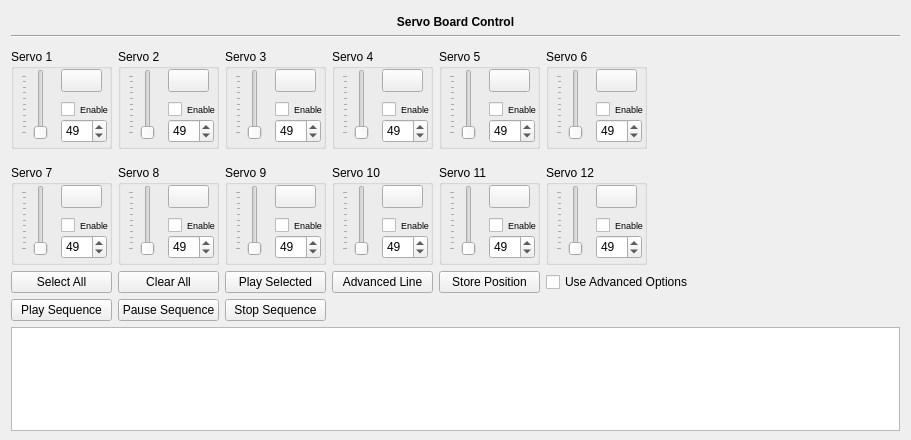
<?xml version="1.0" encoding="UTF-8"?>
<ui version="4.0">
 <class>servoboard_main</class>
 <widget class="QWidget" name="servoboard_main">
  <property name="geometry">
   <rect>
    <x>0</x>
    <y>0</y>
    <width>893</width>
    <height>440</height>
   </rect>
  </property>
  <property name="maximumSize">
   <size>
    <width>16777215</width>
    <height>440</height>
   </size>
  </property>
  <property name="windowTitle">
   <string>Form</string>
  </property>
  <property name="autoFillBackground">
   <bool>true</bool>
  </property>
  <layout class="QGridLayout" name="gridLayout_2">
   <property name="bottomMargin">
    <number>9</number>
   </property>
   <item row="0" column="0">
    <layout class="QGridLayout" name="gridMainLayout">
     <item row="1" column="0">
      <widget class="QGroupBox" name="grpServo1">
       <property name="minimumSize">
        <size>
         <width>101</width>
         <height>100</height>
        </size>
       </property>
       <property name="maximumSize">
        <size>
         <width>101</width>
         <height>100</height>
        </size>
       </property>
       <property name="title">
        <string>Servo 1</string>
       </property>
       <widget class="QSpinBox" name="spinServo1">
        <property name="geometry">
         <rect>
          <x>50</x>
          <y>70</y>
          <width>46</width>
          <height>24</height>
         </rect>
        </property>
        <property name="minimum">
         <number>1</number>
        </property>
        <property name="maximum">
         <number>97</number>
        </property>
        <property name="value">
         <number>49</number>
        </property>
       </widget>
       <widget class="QPushButton" name="btnServo1">
        <property name="geometry">
         <rect>
          <x>50</x>
          <y>20</y>
          <width>41</width>
          <height>23</height>
         </rect>
        </property>
        <property name="toolTip">
         <string>Click this button to output the value for this servo immediately.</string>
        </property>
        <property name="text">
         <string/>
        </property>
        <property name="icon">
         <iconset resource="../SerialPortIcons.qrc">
          <normaloff>:/res/images/play_large_green.png</normaloff>:/res/images/play_large_green.png</iconset>
        </property>
       </widget>
       <widget class="QCheckBox" name="chkServo1">
        <property name="geometry">
         <rect>
          <x>50</x>
          <y>50</y>
          <width>51</width>
          <height>20</height>
         </rect>
        </property>
        <property name="minimumSize">
         <size>
          <width>51</width>
          <height>20</height>
         </size>
        </property>
        <property name="maximumSize">
         <size>
          <width>51</width>
          <height>20</height>
         </size>
        </property>
        <property name="font">
         <font>
          <pointsize>7</pointsize>
         </font>
        </property>
        <property name="text">
         <string>Enable</string>
        </property>
       </widget>
       <widget class="QSlider" name="sliderServo1">
        <property name="geometry">
         <rect>
          <x>10</x>
          <y>20</y>
          <width>31</width>
          <height>71</height>
         </rect>
        </property>
        <property name="orientation">
         <enum>Qt::Vertical</enum>
        </property>
        <property name="tickPosition">
         <enum>QSlider::TicksAbove</enum>
        </property>
       </widget>
      </widget>
     </item>
     <item row="1" column="1">
      <widget class="QGroupBox" name="grpServo2">
       <property name="minimumSize">
        <size>
         <width>101</width>
         <height>100</height>
        </size>
       </property>
       <property name="maximumSize">
        <size>
         <width>101</width>
         <height>100</height>
        </size>
       </property>
       <property name="title">
        <string>Servo 2</string>
       </property>
       <widget class="QSpinBox" name="spinServo2">
        <property name="geometry">
         <rect>
          <x>50</x>
          <y>70</y>
          <width>46</width>
          <height>24</height>
         </rect>
        </property>
        <property name="minimum">
         <number>1</number>
        </property>
        <property name="maximum">
         <number>97</number>
        </property>
        <property name="value">
         <number>49</number>
        </property>
       </widget>
       <widget class="QPushButton" name="btnServo2">
        <property name="geometry">
         <rect>
          <x>50</x>
          <y>20</y>
          <width>41</width>
          <height>23</height>
         </rect>
        </property>
        <property name="toolTip">
         <string>Click this button to output the value for this servo immediately.</string>
        </property>
        <property name="text">
         <string/>
        </property>
        <property name="icon">
         <iconset resource="../SerialPortIcons.qrc">
          <normaloff>:/res/images/play_large_green.png</normaloff>:/res/images/play_large_green.png</iconset>
        </property>
       </widget>
       <widget class="QCheckBox" name="chkServo2">
        <property name="geometry">
         <rect>
          <x>50</x>
          <y>50</y>
          <width>51</width>
          <height>20</height>
         </rect>
        </property>
        <property name="minimumSize">
         <size>
          <width>51</width>
          <height>20</height>
         </size>
        </property>
        <property name="maximumSize">
         <size>
          <width>51</width>
          <height>20</height>
         </size>
        </property>
        <property name="font">
         <font>
          <pointsize>7</pointsize>
         </font>
        </property>
        <property name="text">
         <string>Enable</string>
        </property>
       </widget>
       <widget class="QSlider" name="sliderServo2">
        <property name="geometry">
         <rect>
          <x>10</x>
          <y>20</y>
          <width>31</width>
          <height>71</height>
         </rect>
        </property>
        <property name="orientation">
         <enum>Qt::Vertical</enum>
        </property>
        <property name="tickPosition">
         <enum>QSlider::TicksAbove</enum>
        </property>
       </widget>
      </widget>
     </item>
     <item row="1" column="6">
      <spacer name="horizontalSpacer_2">
       <property name="orientation">
        <enum>Qt::Horizontal</enum>
       </property>
       <property name="sizeType">
        <enum>QSizePolicy::Minimum</enum>
       </property>
       <property name="sizeHint" stdset="0">
        <size>
         <width>200</width>
         <height>0</height>
        </size>
       </property>
      </spacer>
     </item>
     <item row="3" column="0">
      <widget class="QGroupBox" name="grpServo7">
       <property name="minimumSize">
        <size>
         <width>101</width>
         <height>100</height>
        </size>
       </property>
       <property name="maximumSize">
        <size>
         <width>101</width>
         <height>100</height>
        </size>
       </property>
       <property name="title">
        <string>Servo 7</string>
       </property>
       <widget class="QSpinBox" name="spinServo7">
        <property name="geometry">
         <rect>
          <x>50</x>
          <y>70</y>
          <width>46</width>
          <height>24</height>
         </rect>
        </property>
        <property name="minimum">
         <number>1</number>
        </property>
        <property name="maximum">
         <number>97</number>
        </property>
        <property name="value">
         <number>49</number>
        </property>
       </widget>
       <widget class="QPushButton" name="btnServo7">
        <property name="geometry">
         <rect>
          <x>50</x>
          <y>20</y>
          <width>41</width>
          <height>23</height>
         </rect>
        </property>
        <property name="toolTip">
         <string>Click this button to output the value for this servo immediately.</string>
        </property>
        <property name="text">
         <string/>
        </property>
        <property name="icon">
         <iconset resource="../SerialPortIcons.qrc">
          <normaloff>:/res/images/play_large_green.png</normaloff>:/res/images/play_large_green.png</iconset>
        </property>
       </widget>
       <widget class="QCheckBox" name="chkServo7">
        <property name="geometry">
         <rect>
          <x>50</x>
          <y>50</y>
          <width>51</width>
          <height>20</height>
         </rect>
        </property>
        <property name="minimumSize">
         <size>
          <width>51</width>
          <height>20</height>
         </size>
        </property>
        <property name="maximumSize">
         <size>
          <width>51</width>
          <height>20</height>
         </size>
        </property>
        <property name="font">
         <font>
          <pointsize>7</pointsize>
         </font>
        </property>
        <property name="text">
         <string>Enable</string>
        </property>
       </widget>
       <widget class="QSlider" name="sliderServo7">
        <property name="geometry">
         <rect>
          <x>10</x>
          <y>20</y>
          <width>31</width>
          <height>71</height>
         </rect>
        </property>
        <property name="orientation">
         <enum>Qt::Vertical</enum>
        </property>
        <property name="tickPosition">
         <enum>QSlider::TicksAbove</enum>
        </property>
       </widget>
      </widget>
     </item>
     <item row="1" column="2">
      <widget class="QGroupBox" name="grpServo3">
       <property name="minimumSize">
        <size>
         <width>101</width>
         <height>100</height>
        </size>
       </property>
       <property name="maximumSize">
        <size>
         <width>101</width>
         <height>100</height>
        </size>
       </property>
       <property name="title">
        <string>Servo 3</string>
       </property>
       <widget class="QSpinBox" name="spinServo3">
        <property name="geometry">
         <rect>
          <x>50</x>
          <y>70</y>
          <width>46</width>
          <height>24</height>
         </rect>
        </property>
        <property name="minimum">
         <number>1</number>
        </property>
        <property name="maximum">
         <number>97</number>
        </property>
        <property name="value">
         <number>49</number>
        </property>
       </widget>
       <widget class="QPushButton" name="btnServo3">
        <property name="geometry">
         <rect>
          <x>50</x>
          <y>20</y>
          <width>41</width>
          <height>23</height>
         </rect>
        </property>
        <property name="toolTip">
         <string>Click this button to output the value for this servo immediately.</string>
        </property>
        <property name="text">
         <string/>
        </property>
        <property name="icon">
         <iconset resource="../SerialPortIcons.qrc">
          <normaloff>:/res/images/play_large_green.png</normaloff>:/res/images/play_large_green.png</iconset>
        </property>
       </widget>
       <widget class="QCheckBox" name="chkServo3">
        <property name="geometry">
         <rect>
          <x>50</x>
          <y>50</y>
          <width>51</width>
          <height>20</height>
         </rect>
        </property>
        <property name="minimumSize">
         <size>
          <width>51</width>
          <height>20</height>
         </size>
        </property>
        <property name="maximumSize">
         <size>
          <width>51</width>
          <height>20</height>
         </size>
        </property>
        <property name="font">
         <font>
          <pointsize>7</pointsize>
         </font>
        </property>
        <property name="text">
         <string>Enable</string>
        </property>
       </widget>
       <widget class="QSlider" name="sliderServo3">
        <property name="geometry">
         <rect>
          <x>10</x>
          <y>20</y>
          <width>31</width>
          <height>71</height>
         </rect>
        </property>
        <property name="orientation">
         <enum>Qt::Vertical</enum>
        </property>
        <property name="tickPosition">
         <enum>QSlider::TicksAbove</enum>
        </property>
       </widget>
      </widget>
     </item>
     <item row="1" column="3">
      <widget class="QGroupBox" name="grpServo4">
       <property name="minimumSize">
        <size>
         <width>101</width>
         <height>100</height>
        </size>
       </property>
       <property name="maximumSize">
        <size>
         <width>101</width>
         <height>100</height>
        </size>
       </property>
       <property name="title">
        <string>Servo 4</string>
       </property>
       <widget class="QSpinBox" name="spinServo4">
        <property name="geometry">
         <rect>
          <x>50</x>
          <y>70</y>
          <width>46</width>
          <height>24</height>
         </rect>
        </property>
        <property name="minimum">
         <number>1</number>
        </property>
        <property name="maximum">
         <number>97</number>
        </property>
        <property name="value">
         <number>49</number>
        </property>
       </widget>
       <widget class="QPushButton" name="btnServo4">
        <property name="geometry">
         <rect>
          <x>50</x>
          <y>20</y>
          <width>41</width>
          <height>23</height>
         </rect>
        </property>
        <property name="toolTip">
         <string>Click this button to output the value for this servo immediately.</string>
        </property>
        <property name="text">
         <string/>
        </property>
        <property name="icon">
         <iconset resource="../SerialPortIcons.qrc">
          <normaloff>:/res/images/play_large_green.png</normaloff>:/res/images/play_large_green.png</iconset>
        </property>
       </widget>
       <widget class="QCheckBox" name="chkServo4">
        <property name="geometry">
         <rect>
          <x>50</x>
          <y>50</y>
          <width>51</width>
          <height>20</height>
         </rect>
        </property>
        <property name="minimumSize">
         <size>
          <width>51</width>
          <height>20</height>
         </size>
        </property>
        <property name="maximumSize">
         <size>
          <width>51</width>
          <height>20</height>
         </size>
        </property>
        <property name="font">
         <font>
          <pointsize>7</pointsize>
         </font>
        </property>
        <property name="text">
         <string>Enable</string>
        </property>
       </widget>
       <widget class="QSlider" name="sliderServo4">
        <property name="geometry">
         <rect>
          <x>10</x>
          <y>20</y>
          <width>31</width>
          <height>71</height>
         </rect>
        </property>
        <property name="orientation">
         <enum>Qt::Vertical</enum>
        </property>
        <property name="tickPosition">
         <enum>QSlider::TicksAbove</enum>
        </property>
       </widget>
      </widget>
     </item>
     <item row="1" column="4">
      <widget class="QGroupBox" name="grpServo5">
       <property name="minimumSize">
        <size>
         <width>101</width>
         <height>100</height>
        </size>
       </property>
       <property name="maximumSize">
        <size>
         <width>101</width>
         <height>100</height>
        </size>
       </property>
       <property name="title">
        <string>Servo 5</string>
       </property>
       <widget class="QSpinBox" name="spinServo5">
        <property name="geometry">
         <rect>
          <x>50</x>
          <y>70</y>
          <width>46</width>
          <height>24</height>
         </rect>
        </property>
        <property name="minimum">
         <number>1</number>
        </property>
        <property name="maximum">
         <number>97</number>
        </property>
        <property name="value">
         <number>49</number>
        </property>
       </widget>
       <widget class="QPushButton" name="btnServo5">
        <property name="geometry">
         <rect>
          <x>50</x>
          <y>20</y>
          <width>41</width>
          <height>23</height>
         </rect>
        </property>
        <property name="toolTip">
         <string>Click this button to output the value for this servo immediately.</string>
        </property>
        <property name="text">
         <string/>
        </property>
        <property name="icon">
         <iconset resource="../SerialPortIcons.qrc">
          <normaloff>:/res/images/play_large_green.png</normaloff>:/res/images/play_large_green.png</iconset>
        </property>
       </widget>
       <widget class="QCheckBox" name="chkServo5">
        <property name="geometry">
         <rect>
          <x>50</x>
          <y>50</y>
          <width>51</width>
          <height>20</height>
         </rect>
        </property>
        <property name="minimumSize">
         <size>
          <width>51</width>
          <height>20</height>
         </size>
        </property>
        <property name="maximumSize">
         <size>
          <width>51</width>
          <height>20</height>
         </size>
        </property>
        <property name="font">
         <font>
          <pointsize>7</pointsize>
         </font>
        </property>
        <property name="text">
         <string>Enable</string>
        </property>
       </widget>
       <widget class="QSlider" name="sliderServo5">
        <property name="geometry">
         <rect>
          <x>10</x>
          <y>20</y>
          <width>31</width>
          <height>71</height>
         </rect>
        </property>
        <property name="orientation">
         <enum>Qt::Vertical</enum>
        </property>
        <property name="tickPosition">
         <enum>QSlider::TicksAbove</enum>
        </property>
       </widget>
      </widget>
     </item>
     <item row="1" column="5">
      <widget class="QGroupBox" name="grpServo6">
       <property name="minimumSize">
        <size>
         <width>101</width>
         <height>100</height>
        </size>
       </property>
       <property name="maximumSize">
        <size>
         <width>101</width>
         <height>100</height>
        </size>
       </property>
       <property name="title">
        <string>Servo 6</string>
       </property>
       <widget class="QSpinBox" name="spinServo6">
        <property name="geometry">
         <rect>
          <x>50</x>
          <y>70</y>
          <width>46</width>
          <height>24</height>
         </rect>
        </property>
        <property name="minimum">
         <number>1</number>
        </property>
        <property name="maximum">
         <number>97</number>
        </property>
        <property name="value">
         <number>49</number>
        </property>
       </widget>
       <widget class="QPushButton" name="btnServo6">
        <property name="geometry">
         <rect>
          <x>50</x>
          <y>20</y>
          <width>41</width>
          <height>23</height>
         </rect>
        </property>
        <property name="toolTip">
         <string>Click this button to output the value for this servo immediately.</string>
        </property>
        <property name="text">
         <string/>
        </property>
        <property name="icon">
         <iconset resource="../SerialPortIcons.qrc">
          <normaloff>:/res/images/play_large_green.png</normaloff>:/res/images/play_large_green.png</iconset>
        </property>
       </widget>
       <widget class="QCheckBox" name="chkServo6">
        <property name="geometry">
         <rect>
          <x>50</x>
          <y>50</y>
          <width>51</width>
          <height>20</height>
         </rect>
        </property>
        <property name="minimumSize">
         <size>
          <width>51</width>
          <height>20</height>
         </size>
        </property>
        <property name="maximumSize">
         <size>
          <width>51</width>
          <height>20</height>
         </size>
        </property>
        <property name="font">
         <font>
          <pointsize>7</pointsize>
         </font>
        </property>
        <property name="text">
         <string>Enable</string>
        </property>
       </widget>
       <widget class="QSlider" name="sliderServo6">
        <property name="geometry">
         <rect>
          <x>10</x>
          <y>20</y>
          <width>31</width>
          <height>71</height>
         </rect>
        </property>
        <property name="orientation">
         <enum>Qt::Vertical</enum>
        </property>
        <property name="tickPosition">
         <enum>QSlider::TicksAbove</enum>
        </property>
       </widget>
      </widget>
     </item>
     <item row="3" column="1">
      <widget class="QGroupBox" name="grpServo8">
       <property name="minimumSize">
        <size>
         <width>101</width>
         <height>100</height>
        </size>
       </property>
       <property name="maximumSize">
        <size>
         <width>101</width>
         <height>100</height>
        </size>
       </property>
       <property name="title">
        <string>Servo 8</string>
       </property>
       <widget class="QSpinBox" name="spinServo8">
        <property name="geometry">
         <rect>
          <x>50</x>
          <y>70</y>
          <width>46</width>
          <height>24</height>
         </rect>
        </property>
        <property name="minimum">
         <number>1</number>
        </property>
        <property name="maximum">
         <number>97</number>
        </property>
        <property name="value">
         <number>49</number>
        </property>
       </widget>
       <widget class="QPushButton" name="btnServo8">
        <property name="geometry">
         <rect>
          <x>50</x>
          <y>20</y>
          <width>41</width>
          <height>23</height>
         </rect>
        </property>
        <property name="toolTip">
         <string>Click this button to output the value for this servo immediately.</string>
        </property>
        <property name="text">
         <string/>
        </property>
        <property name="icon">
         <iconset resource="../SerialPortIcons.qrc">
          <normaloff>:/res/images/play_large_green.png</normaloff>:/res/images/play_large_green.png</iconset>
        </property>
       </widget>
       <widget class="QCheckBox" name="chkServo8">
        <property name="geometry">
         <rect>
          <x>50</x>
          <y>50</y>
          <width>51</width>
          <height>20</height>
         </rect>
        </property>
        <property name="minimumSize">
         <size>
          <width>51</width>
          <height>20</height>
         </size>
        </property>
        <property name="maximumSize">
         <size>
          <width>51</width>
          <height>20</height>
         </size>
        </property>
        <property name="font">
         <font>
          <pointsize>7</pointsize>
         </font>
        </property>
        <property name="text">
         <string>Enable</string>
        </property>
       </widget>
       <widget class="QSlider" name="sliderServo8">
        <property name="geometry">
         <rect>
          <x>10</x>
          <y>20</y>
          <width>31</width>
          <height>71</height>
         </rect>
        </property>
        <property name="orientation">
         <enum>Qt::Vertical</enum>
        </property>
        <property name="tickPosition">
         <enum>QSlider::TicksAbove</enum>
        </property>
       </widget>
      </widget>
     </item>
     <item row="3" column="2">
      <widget class="QGroupBox" name="grpServo9">
       <property name="minimumSize">
        <size>
         <width>101</width>
         <height>100</height>
        </size>
       </property>
       <property name="maximumSize">
        <size>
         <width>101</width>
         <height>100</height>
        </size>
       </property>
       <property name="title">
        <string>Servo 9</string>
       </property>
       <widget class="QSpinBox" name="spinServo9">
        <property name="geometry">
         <rect>
          <x>50</x>
          <y>70</y>
          <width>46</width>
          <height>24</height>
         </rect>
        </property>
        <property name="minimum">
         <number>1</number>
        </property>
        <property name="maximum">
         <number>97</number>
        </property>
        <property name="value">
         <number>49</number>
        </property>
       </widget>
       <widget class="QPushButton" name="btnServo9">
        <property name="geometry">
         <rect>
          <x>50</x>
          <y>20</y>
          <width>41</width>
          <height>23</height>
         </rect>
        </property>
        <property name="toolTip">
         <string>Click this button to output the value for this servo immediately.</string>
        </property>
        <property name="text">
         <string/>
        </property>
        <property name="icon">
         <iconset resource="../SerialPortIcons.qrc">
          <normaloff>:/res/images/play_large_green.png</normaloff>:/res/images/play_large_green.png</iconset>
        </property>
       </widget>
       <widget class="QCheckBox" name="chkServo9">
        <property name="geometry">
         <rect>
          <x>50</x>
          <y>50</y>
          <width>51</width>
          <height>20</height>
         </rect>
        </property>
        <property name="minimumSize">
         <size>
          <width>51</width>
          <height>20</height>
         </size>
        </property>
        <property name="maximumSize">
         <size>
          <width>51</width>
          <height>20</height>
         </size>
        </property>
        <property name="font">
         <font>
          <pointsize>7</pointsize>
         </font>
        </property>
        <property name="text">
         <string>Enable</string>
        </property>
       </widget>
       <widget class="QSlider" name="sliderServo9">
        <property name="geometry">
         <rect>
          <x>10</x>
          <y>20</y>
          <width>31</width>
          <height>71</height>
         </rect>
        </property>
        <property name="orientation">
         <enum>Qt::Vertical</enum>
        </property>
        <property name="tickPosition">
         <enum>QSlider::TicksAbove</enum>
        </property>
       </widget>
      </widget>
     </item>
     <item row="3" column="3">
      <widget class="QGroupBox" name="grpServo10">
       <property name="minimumSize">
        <size>
         <width>101</width>
         <height>100</height>
        </size>
       </property>
       <property name="maximumSize">
        <size>
         <width>101</width>
         <height>100</height>
        </size>
       </property>
       <property name="title">
        <string>Servo 10</string>
       </property>
       <widget class="QSpinBox" name="spinServo10">
        <property name="geometry">
         <rect>
          <x>50</x>
          <y>70</y>
          <width>46</width>
          <height>24</height>
         </rect>
        </property>
        <property name="minimum">
         <number>1</number>
        </property>
        <property name="maximum">
         <number>97</number>
        </property>
        <property name="value">
         <number>49</number>
        </property>
       </widget>
       <widget class="QPushButton" name="btnServo10">
        <property name="geometry">
         <rect>
          <x>50</x>
          <y>20</y>
          <width>41</width>
          <height>23</height>
         </rect>
        </property>
        <property name="toolTip">
         <string>Click this button to output the value for this servo immediately.</string>
        </property>
        <property name="text">
         <string/>
        </property>
        <property name="icon">
         <iconset resource="../SerialPortIcons.qrc">
          <normaloff>:/res/images/play_large_green.png</normaloff>:/res/images/play_large_green.png</iconset>
        </property>
       </widget>
       <widget class="QCheckBox" name="chkServo10">
        <property name="geometry">
         <rect>
          <x>50</x>
          <y>50</y>
          <width>51</width>
          <height>20</height>
         </rect>
        </property>
        <property name="minimumSize">
         <size>
          <width>51</width>
          <height>20</height>
         </size>
        </property>
        <property name="maximumSize">
         <size>
          <width>51</width>
          <height>20</height>
         </size>
        </property>
        <property name="font">
         <font>
          <pointsize>7</pointsize>
         </font>
        </property>
        <property name="text">
         <string>Enable</string>
        </property>
       </widget>
       <widget class="QSlider" name="sliderServo10">
        <property name="geometry">
         <rect>
          <x>10</x>
          <y>20</y>
          <width>31</width>
          <height>71</height>
         </rect>
        </property>
        <property name="orientation">
         <enum>Qt::Vertical</enum>
        </property>
        <property name="tickPosition">
         <enum>QSlider::TicksAbove</enum>
        </property>
       </widget>
      </widget>
     </item>
     <item row="3" column="4">
      <widget class="QGroupBox" name="grpServo11">
       <property name="minimumSize">
        <size>
         <width>101</width>
         <height>100</height>
        </size>
       </property>
       <property name="maximumSize">
        <size>
         <width>101</width>
         <height>100</height>
        </size>
       </property>
       <property name="title">
        <string>Servo 11</string>
       </property>
       <widget class="QSpinBox" name="spinServo11">
        <property name="geometry">
         <rect>
          <x>50</x>
          <y>70</y>
          <width>46</width>
          <height>24</height>
         </rect>
        </property>
        <property name="minimum">
         <number>1</number>
        </property>
        <property name="maximum">
         <number>97</number>
        </property>
        <property name="value">
         <number>49</number>
        </property>
       </widget>
       <widget class="QPushButton" name="btnServo11">
        <property name="geometry">
         <rect>
          <x>50</x>
          <y>20</y>
          <width>41</width>
          <height>23</height>
         </rect>
        </property>
        <property name="toolTip">
         <string>Click this button to output the value for this servo immediately.</string>
        </property>
        <property name="text">
         <string/>
        </property>
        <property name="icon">
         <iconset resource="../SerialPortIcons.qrc">
          <normaloff>:/res/images/play_large_green.png</normaloff>:/res/images/play_large_green.png</iconset>
        </property>
       </widget>
       <widget class="QCheckBox" name="chkServo11">
        <property name="geometry">
         <rect>
          <x>50</x>
          <y>50</y>
          <width>51</width>
          <height>20</height>
         </rect>
        </property>
        <property name="minimumSize">
         <size>
          <width>51</width>
          <height>20</height>
         </size>
        </property>
        <property name="maximumSize">
         <size>
          <width>51</width>
          <height>20</height>
         </size>
        </property>
        <property name="font">
         <font>
          <pointsize>7</pointsize>
         </font>
        </property>
        <property name="text">
         <string>Enable</string>
        </property>
       </widget>
       <widget class="QSlider" name="sliderServo11">
        <property name="geometry">
         <rect>
          <x>10</x>
          <y>20</y>
          <width>31</width>
          <height>71</height>
         </rect>
        </property>
        <property name="orientation">
         <enum>Qt::Vertical</enum>
        </property>
        <property name="tickPosition">
         <enum>QSlider::TicksAbove</enum>
        </property>
       </widget>
      </widget>
     </item>
     <item row="3" column="5">
      <widget class="QGroupBox" name="grpServo12">
       <property name="minimumSize">
        <size>
         <width>101</width>
         <height>100</height>
        </size>
       </property>
       <property name="maximumSize">
        <size>
         <width>101</width>
         <height>100</height>
        </size>
       </property>
       <property name="title">
        <string>Servo 12</string>
       </property>
       <widget class="QSpinBox" name="spinServo12">
        <property name="geometry">
         <rect>
          <x>50</x>
          <y>70</y>
          <width>46</width>
          <height>24</height>
         </rect>
        </property>
        <property name="minimum">
         <number>1</number>
        </property>
        <property name="maximum">
         <number>97</number>
        </property>
        <property name="value">
         <number>49</number>
        </property>
       </widget>
       <widget class="QPushButton" name="btnServo12">
        <property name="geometry">
         <rect>
          <x>50</x>
          <y>20</y>
          <width>41</width>
          <height>23</height>
         </rect>
        </property>
        <property name="toolTip">
         <string>Click this button to output the value for this servo immediately.</string>
        </property>
        <property name="text">
         <string/>
        </property>
        <property name="icon">
         <iconset resource="../SerialPortIcons.qrc">
          <normaloff>:/res/images/play_large_green.png</normaloff>:/res/images/play_large_green.png</iconset>
        </property>
       </widget>
       <widget class="QCheckBox" name="chkServo12">
        <property name="geometry">
         <rect>
          <x>50</x>
          <y>50</y>
          <width>51</width>
          <height>20</height>
         </rect>
        </property>
        <property name="minimumSize">
         <size>
          <width>51</width>
          <height>20</height>
         </size>
        </property>
        <property name="maximumSize">
         <size>
          <width>51</width>
          <height>20</height>
         </size>
        </property>
        <property name="font">
         <font>
          <pointsize>7</pointsize>
         </font>
        </property>
        <property name="text">
         <string>Enable</string>
        </property>
       </widget>
       <widget class="QSlider" name="sliderServo12">
        <property name="geometry">
         <rect>
          <x>10</x>
          <y>20</y>
          <width>31</width>
          <height>71</height>
         </rect>
        </property>
        <property name="orientation">
         <enum>Qt::Vertical</enum>
        </property>
        <property name="tickPosition">
         <enum>QSlider::TicksAbove</enum>
        </property>
       </widget>
      </widget>
     </item>
     <item row="4" column="0">
      <widget class="QPushButton" name="btnSelectAll">
       <property name="text">
        <string>Select All</string>
       </property>
      </widget>
     </item>
     <item row="4" column="2">
      <widget class="QPushButton" name="btnPlaySelected">
       <property name="text">
        <string>Play Selected</string>
       </property>
       <property name="icon">
        <iconset resource="../SerialPortIcons.qrc">
         <normaloff>:/res/images/play_large_green.png</normaloff>:/res/images/play_large_green.png</iconset>
       </property>
      </widget>
     </item>
     <item row="0" column="0" colspan="7">
      <layout class="QVBoxLayout" name="verticalLayout">
       <property name="spacing">
        <number>2</number>
       </property>
       <item>
        <widget class="QLabel" name="lblServoBoardControl">
         <property name="minimumSize">
          <size>
           <width>0</width>
           <height>22</height>
          </size>
         </property>
         <property name="maximumSize">
          <size>
           <width>16777215</width>
           <height>22</height>
          </size>
         </property>
         <property name="font">
          <font>
           <weight>75</weight>
           <bold>true</bold>
          </font>
         </property>
         <property name="frameShape">
          <enum>QFrame::NoFrame</enum>
         </property>
         <property name="frameShadow">
          <enum>QFrame::Plain</enum>
         </property>
         <property name="lineWidth">
          <number>1</number>
         </property>
         <property name="midLineWidth">
          <number>0</number>
         </property>
         <property name="text">
          <string>Servo Board Control</string>
         </property>
         <property name="scaledContents">
          <bool>false</bool>
         </property>
         <property name="alignment">
          <set>Qt::AlignCenter</set>
         </property>
        </widget>
       </item>
       <item>
        <widget class="Line" name="line_underline0">
         <property name="orientation">
          <enum>Qt::Horizontal</enum>
         </property>
        </widget>
       </item>
       <item>
        <spacer name="verticalSpacerTop">
         <property name="orientation">
          <enum>Qt::Vertical</enum>
         </property>
         <property name="sizeType">
          <enum>QSizePolicy::Fixed</enum>
         </property>
         <property name="sizeHint" stdset="0">
          <size>
           <width>20</width>
           <height>5</height>
          </size>
         </property>
        </spacer>
       </item>
      </layout>
     </item>
     <item row="4" column="3">
      <widget class="QPushButton" name="btnAdvancedLineOptions">
       <property name="text">
        <string>Advanced Line</string>
       </property>
      </widget>
     </item>
     <item row="2" column="0">
      <spacer name="verticalSpacer">
       <property name="orientation">
        <enum>Qt::Vertical</enum>
       </property>
       <property name="sizeType">
        <enum>QSizePolicy::Minimum</enum>
       </property>
       <property name="sizeHint" stdset="0">
        <size>
         <width>10</width>
         <height>10</height>
        </size>
       </property>
      </spacer>
     </item>
     <item row="6" column="0">
      <spacer name="verticalSpacer_3">
       <property name="orientation">
        <enum>Qt::Vertical</enum>
       </property>
       <property name="sizeHint" stdset="0">
        <size>
         <width>20</width>
         <height>40</height>
        </size>
       </property>
      </spacer>
     </item>
     <item row="4" column="4">
      <widget class="QPushButton" name="btnStore">
       <property name="toolTip">
        <string>Store position as next one in the sequence</string>
       </property>
       <property name="text">
        <string>Store Position</string>
       </property>
      </widget>
     </item>
     <item row="4" column="5">
      <widget class="QCheckBox" name="chkUseAdvanced">
       <property name="text">
        <string>Use Advanced Options</string>
       </property>
      </widget>
     </item>
     <item row="4" column="1">
      <widget class="QPushButton" name="btnClearAll">
       <property name="text">
        <string>Clear All</string>
       </property>
      </widget>
     </item>
     <item row="5" column="0">
      <widget class="QPushButton" name="btnPlaySequence">
       <property name="text">
        <string>Play Sequence</string>
       </property>
      </widget>
     </item>
     <item row="5" column="1">
      <widget class="QPushButton" name="btnPause">
       <property name="text">
        <string>Pause Sequence</string>
       </property>
      </widget>
     </item>
     <item row="5" column="2">
      <widget class="QPushButton" name="btnStopSequence">
       <property name="text">
        <string>Stop Sequence</string>
       </property>
      </widget>
     </item>
    </layout>
   </item>
   <item row="1" column="0">
    <widget class="QTextEdit" name="txtSequence"/>
   </item>
  </layout>
 </widget>
 <resources>
  <include location="../SerialPortIcons.qrc"/>
 </resources>
 <connections/>
</ui>
